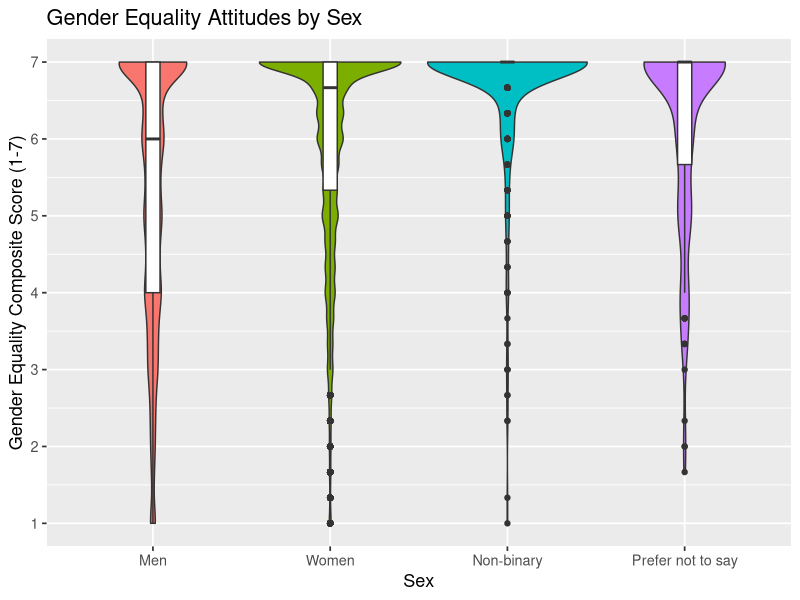
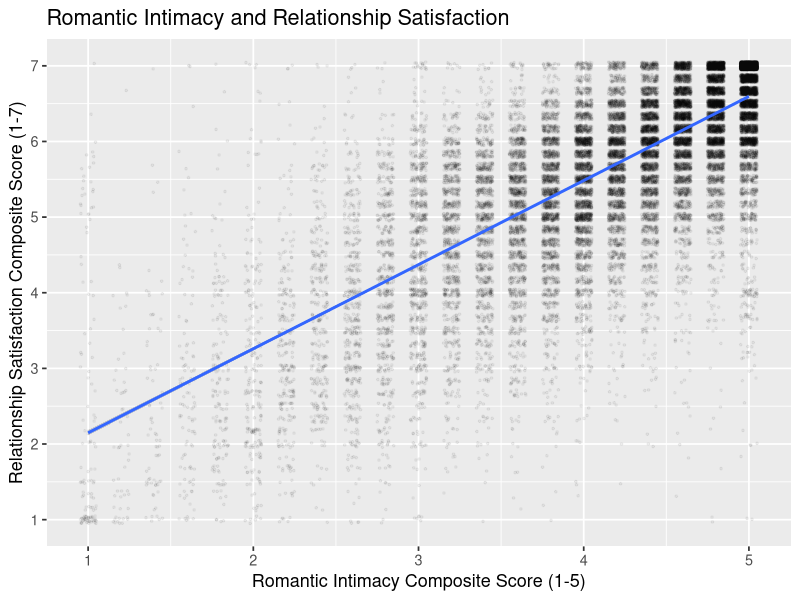

The R script that drew these images, in order:
## ---- chunk 1
#| label: load-data
#| include: false
library(ggplot2)

h1Data <- read.csv("../processed-data/H1.csv")
h2Data <- read.csv("../processed-data/H2.csv")

# Making Sex a factor again 
h1Data$Sex <- factor(h1Data$Sex,
                     levels = c("Men", "Women", "Non-binary", "Prefer not to say"))
## ---- chunk 2
#| label: h1-descriptives
# Count respondents in each group.
table(h1Data$Sex)

# Summarize gender equality scores separately for each group.
by(h1Data$avgGenderEq, h1Data$Sex, summary)

# std for each group.
tapply(h1Data$avgGenderEq, h1Data$Sex, sd)
## ---- chunk 3
#| label: fig-genderEq
#| fig-cap: "Gender equality attitudes, by sex."
#| fig-width: 8
#| fig-height: 5
ggplot(h1Data, aes(x = Sex, y = avgGenderEq, fill = Sex)) +
  geom_violin() +
  geom_boxplot(width = 0.08, fill = "white") +
  labs(x = "Sex",
       y = "Gender Equality Composite Score (1-7)",
       title = "Gender Equality Attitudes by Sex") +
  scale_y_continuous(limits = c(1, 7), breaks = 1:7) +
  guides(fill = "none") +
  theme_gray(base_size = 13)
## ---- chunk 4
#| label: h1-means
m <- round(tapply(h1Data$avgGenderEq, h1Data$Sex, mean), 2)
m
## ---- chunk 5
#| label: h2-descriptives
summary(h2Data[, c("avgLoveIntimacy", "avgPrqc")])

# Standard deviations
sapply(h2Data[, c("avgLoveIntimacy", "avgPrqc")], sd)
## ---- chunk 6
#| label: fig-intimacy
#| fig-cap: "Romantic intimacy and relationship satisfaction."
#| fig-width: 8
#| fig-height: 5
ggplot(h2Data, aes(x = avgLoveIntimacy, y = avgPrqc)) +
  geom_jitter(width = 0.05, height = 0.05, alpha = 0.05, size = 0.6) +
  geom_smooth(method = "lm") +
  labs(x = "Romantic Intimacy Composite Score (1-5)",
       y = "Relationship Satisfaction Composite Score (1-7)",
       title = "Romantic Intimacy and Relationship Satisfaction") +
  scale_x_continuous(breaks = 1:5) +
  scale_y_continuous(breaks = 1:7) +
  theme_gray(base_size = 13)
## ---- chunk 7
#| label: correlation
r <- cor(h2Data$avgLoveIntimacy, h2Data$avgPrqc, use = "complete.obs")
round(r, 2) # rounds the correlation to 2 decimal places
